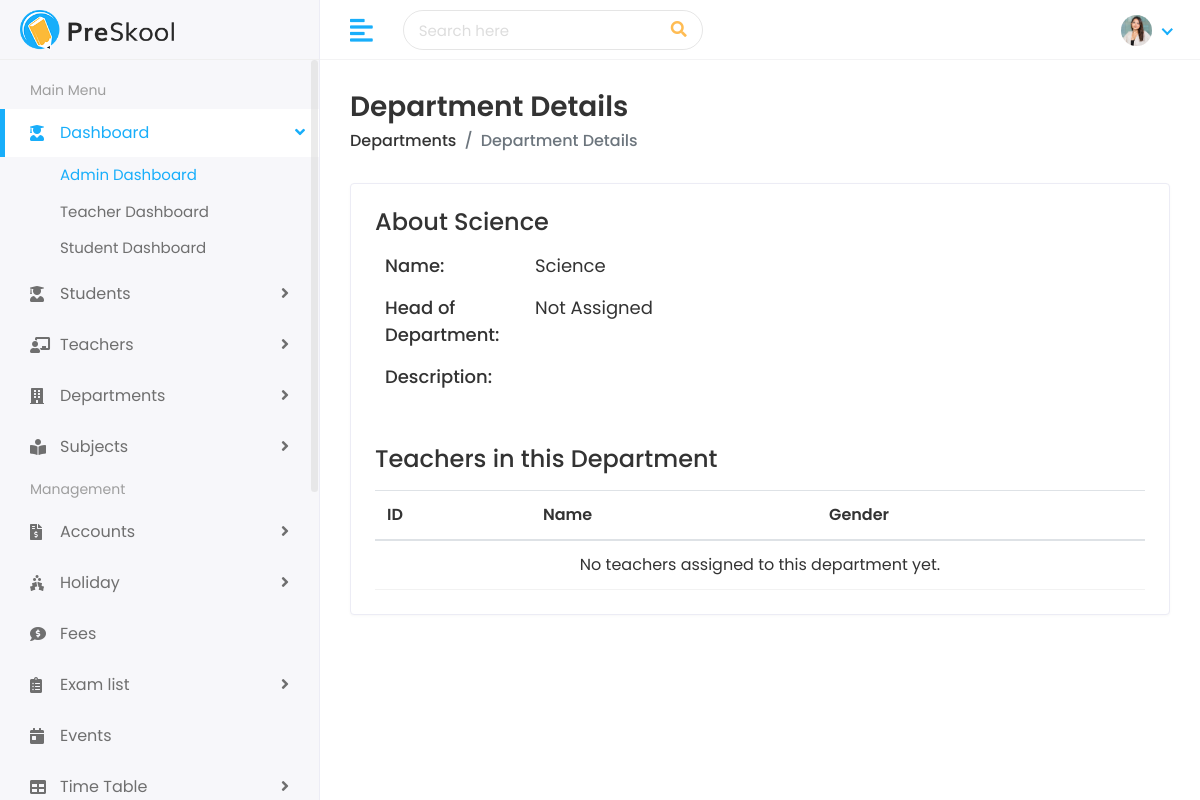
Page /departments/view/1/ on the earlier database version.
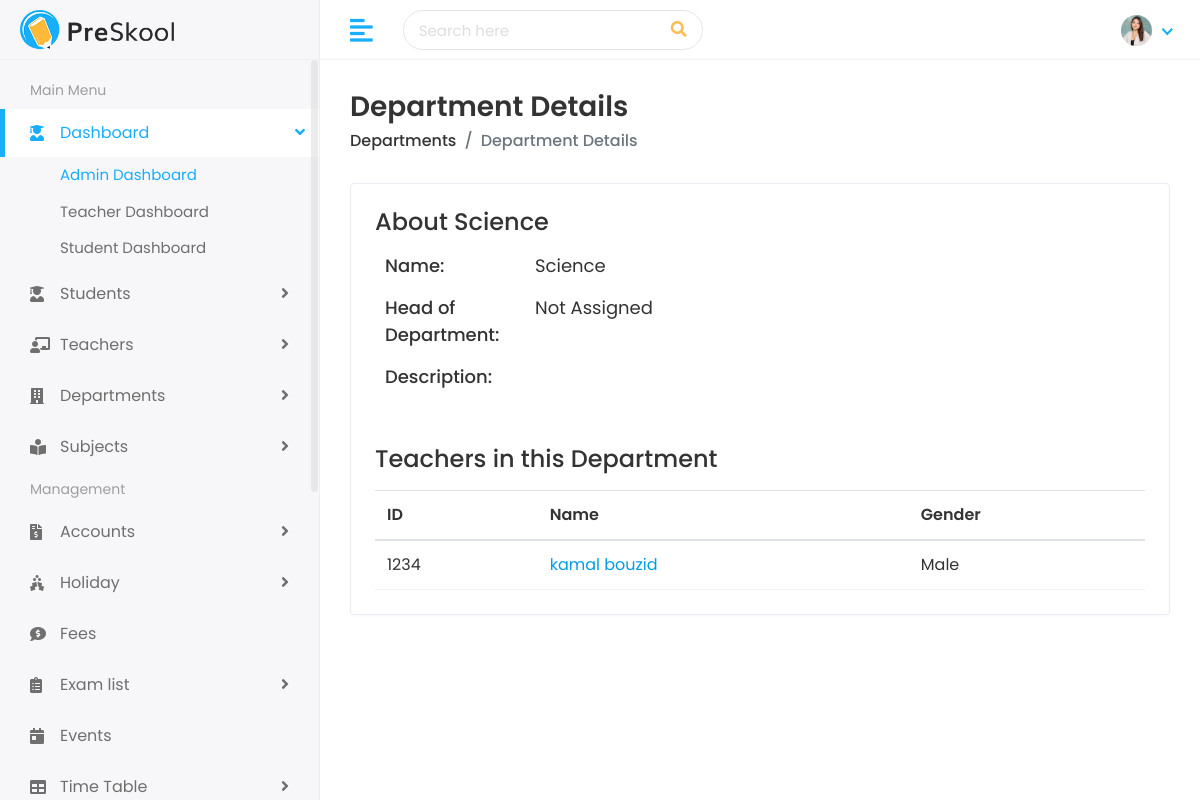
Same page on the later database version.
### faculty/models.py (models this page shows, shortened)
class Teacher(models.Model):
    teacher_id = models.CharField(max_length=50, unique=True)
    first_name = models.CharField(max_length=100)
    last_name = models.CharField(max_length=100)
    gender = models.CharField(max_length=20, choices=[('Male', 'Male'), ('Female', 'Female'), ('Others', 'Others')])
    date_of_birth = models.DateField()
    mobile_number = models.CharField(max_length=20)
    joining_date = models.DateField()
    qualification = models.CharField(max_length=150)
    experience = models.CharField(max_length=100)
    username = models.CharField(max_length=100, unique=True)
    email = models.EmailField(max_length=150, unique=True)
    password = models.CharField(max_length=100)
    address = models.TextField()
    city = models.CharField(max_length=100)
    state = models.CharField(max_length=100)
    zip_code = models.CharField(max_length=20)
    country = models.CharField(max_length=100)
    image = models.ImageField(upload_to='teachers/', blank=True, null=True)
    department = models.ForeignKey(
        Department, on_delete=models.SET_NULL,
        null=True, blank=True, related_name='teachers'
    )

### faculty/views.py (the view)
# urls.py: path('departments/view/<int:pk>/', views.view_department, name='view_department'),
def view_department(request, pk):
    department = get_object_or_404(Department, pk=pk)
    return render(request, 'departments/department-details.html', {'department': department})

### templates/departments/department-details.html (shortened to what this page needs)
{% extends 'Home/base.html' %}
{% load static %}
{% block body %}
<div class="page-wrapper">
    <div class="content container-fluid">
        <div class="page-header">
            <div class="row">
                <div class="col-sm-12">
                    <h3 class="page-title">Department Details</h3>
                    <ul class="breadcrumb">
                        <li class="breadcrumb-item"><a href="{% url 'department_list' %}">Departments</a></li>
                        <li class="breadcrumb-item active">Department Details</li>
                    </ul>
                </div>
            </div>
        </div>
        <div class="card">
            <div class="card-body">
                <div class="row">
                    <div class="col-md-12">
                        <div class="about-info">
                            <h4>About {{ department.name }}</h4>
                            <div class="media mt-3">
                                <ul>
                                    <li>
                                        <span class="title-span">Name: </span>
                                        <span class="info-span">{{ department.name }}</span>
                                    </li>
                                    <li>
                                        <span class="title-span">Head of Department: </span>
                                        <span class="info-span">{% if department.head_teacher %}{{ department.head_teacher.first_name }} {{ department.head_teacher.last_name }}{% else %}Not Assigned{% endif %}</span>
                                    </li>
                                    <li>
                                        <span class="title-span">Description: </span>
                                    </li>
                                </ul>
                            </div>
                        </div>
                    </div>
                </div>
                <div class="row mt-4">
                    <div class="col-sm-12">
                        <h4 class="mb-3">Teachers in this Department</h4>
                        <div class="table-responsive">
                            <table class="table table-hover table-center mb-0">
                                <thead>
                                    <tr>
                                        <th>ID</th>
                                        <th>Name</th>
                                        <th>Gender</th>
                                    </tr>
                                </thead>
                                <tbody>
                                    {% for teacher in department.teachers.all %}
                                    <tr>
                                        <td>{{ teacher.teacher_id }}</td>
                                        <td>
                                            <a href="{% url 'view_teacher' teacher.teacher_id %}">{{ teacher.first_name }} {{ teacher.last_name }}</a>
                                        </td>
                                        <td>{{ teacher.gender }}</td>
                                    </tr>
                                    {% empty %}
                                    <tr>
                                        <td colspan="3" class="text-center">No teachers assigned to this department yet.</td>
                                    </tr>
                                    {% endfor %}
                                </tbody>
                            </table>
                        </div>
                    </div>
                </div>
            </div>
        </div>
    </div>
</div>
{% endblock %}

Differences in the rows shown:
added Teacher: teacher_id "1234", first_name "kamal", last_name "bouzid", gender "Male"
Other differences:
text no longer shown: "No teachers assigned to this department yet."
